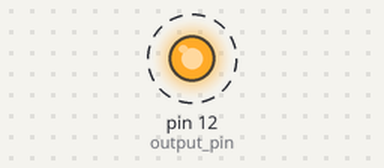
A program run on a simulated Jetson Nano (header pin numbers). Shown: output pins drawn as LEDs (lit = HIGH). Dashed ring = blinking. What the program prints to the terminal is not drawn.

Above: at 0.5 s.
Timing chart, 0 to 4.6 s (numbered marks = the images above):
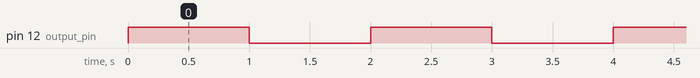

Measured:
- by itself, pin 12 (output_pin): alternates HIGH for 1.0 s and LOW for 1.0 s

The program:

gpio-tutorial.py
```python
import Jetson.GPIO as GPIO
import time

output_pin = 12

GPIO.setmode(GPIO.BOARD)
GPIO.setup(output_pin, GPIO.OUT, initial=GPIO.HIGH)

print("Press CTRL+C to exit")

try:
    while True:
        GPIO.output(output_pin, GPIO.HIGH)
        time.sleep(1)
        GPIO.output(output_pin, GPIO.LOW)
        time.sleep(1)
finally:
    GPIO.cleanup()
```
